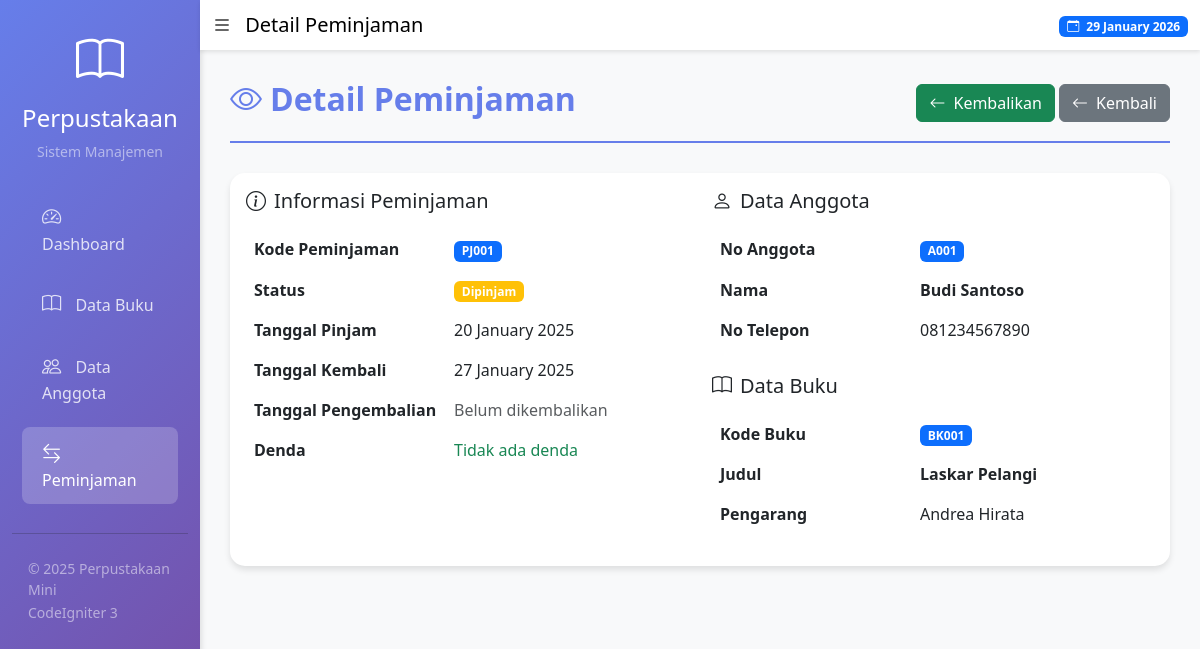
/peminjaman/detail/1, run on the app's committed database.
### tables this page shows
CREATE TABLE `peminjaman` (
  `id_peminjaman` int NOT NULL,
  `kode_peminjaman` varchar(20) NOT NULL,
  `id_anggota` int NOT NULL,
  `id_buku` int NOT NULL,
  `tanggal_pinjam` date NOT NULL,
  `tanggal_kembali` date NOT NULL,
  `tanggal_pengembalian` date DEFAULT NULL,
  `denda` decimal(10,2) DEFAULT '0.00',
  `status` enum('Dipinjam','Dikembalikan') DEFAULT 'Dipinjam',
  `created_at` timestamp NULL DEFAULT CURRENT_TIMESTAMP,
  `updated_at` timestamp NULL DEFAULT CURRENT_TIMESTAMP ON UPDATE CURRENT_TIMESTAMP
);

CREATE TABLE `anggota` (
  `id_anggota` int NOT NULL,
  `no_anggota` varchar(20) NOT NULL,
  `nama_anggota` varchar(100) NOT NULL,
  `jenis_kelamin` enum('L','P') NOT NULL,
  `alamat` text NOT NULL,
  `no_telp` varchar(15) NOT NULL,
  `email` varchar(100) DEFAULT NULL,
  `tanggal_daftar` date NOT NULL,
  `status` enum('Aktif','Tidak Aktif') DEFAULT 'Aktif',
  `created_at` timestamp NULL DEFAULT CURRENT_TIMESTAMP,
  `updated_at` timestamp NULL DEFAULT CURRENT_TIMESTAMP ON UPDATE CURRENT_TIMESTAMP
);

CREATE TABLE `buku` (
  `id_buku` int NOT NULL,
  `kode_buku` varchar(20) NOT NULL,
  `judul_buku` varchar(200) NOT NULL,
  `pengarang` varchar(100) NOT NULL,
  `penerbit` varchar(100) NOT NULL,
  `tahun_terbit` year NOT NULL,
  `jumlah_buku` int NOT NULL DEFAULT '0',
  `stok_tersedia` int NOT NULL DEFAULT '0',
  `created_at` timestamp NULL DEFAULT CURRENT_TIMESTAMP,
  `updated_at` timestamp NULL DEFAULT CURRENT_TIMESTAMP ON UPDATE CURRENT_TIMESTAMP
);

### application/controllers/Peminjaman.php (called while the page is built, shortened)
<?php
class Peminjaman extends CI_Controller {
    public function __construct()
    {
        $this->load->model('Peminjaman_model');
        $this->load->model('Buku_model');
        $this->load->model('Anggota_model');
    }
    public function detail($id)
    {
        $data['title'] = 'Detail Peminjaman';
        $data['peminjaman'] = $this->Peminjaman_model->get_by_id($id);
        $this->load->view('templates/header', $data);
        $this->load->view('peminjaman/detail', $data);
        $this->load->view('templates/footer');
    }
}

### index.php (called while the page is built, shortened)
<?php
require_once BASEPATH.'core/CodeIgniter.php';

### application/models/Peminjaman_model.php (called while the page is built, shortened)
<?php
class Peminjaman_model extends CI_Model {
    private $table = 'peminjaman';
    public function get_by_id($id)
    {
        $this->db->select('peminjaman.*, anggota.nama_anggota, anggota.no_anggota, anggota.no_telp, buku.judul_buku, buku.kode_buku, buku.pengarang');
        $this->db->from($this->table);
        $this->db->join('anggota', 'anggota.id_anggota = peminjaman.id_anggota');
        $this->db->join('buku', 'buku.id_buku = peminjaman.id_buku');
        $this->db->where('peminjaman.id_peminjaman', $id);
        return $this->db->get()->row();
    }
}

### application/views/peminjaman/detail.php (the view)
<div class="page-header">
    <div class="d-flex justify-content-between align-items-center">
        <div>
            <h2><i class="bi bi-eye me-2"></i><?= $title ?></h2>
        </div>
        <div>
            <?php if($peminjaman->status == 'Dipinjam'): ?>
            <a href="<?= base_url('peminjaman/pengembalian/'.$peminjaman->id_peminjaman) ?>" class="btn btn-success">
                <i class="bi bi-arrow-left me-2"></i>Kembalikan
            </a>
            <?php endif; ?>
            <a href="<?= base_url('peminjaman') ?>" class="btn btn-secondary">
                <i class="bi bi-arrow-left me-2"></i>Kembali
            </a>
        </div>
    </div>
</div>
<div class="card">
    <div class="card-body">
        <div class="row">
            <div class="col-md-6">
                <h5 class="mb-3"><i class="bi bi-info-circle me-2"></i>Informasi Peminjaman</h5>
                <table class="table table-borderless">
                    <tr>
                        <th width="200">Kode Peminjaman</th>
                        <td><span class="badge bg-primary"><?= $peminjaman->kode_peminjaman ?></span></td>
                    </tr>
                    <tr>
                        <th>Status</th>
                        <td>
                            <?php if($peminjaman->status == 'Dipinjam'): ?>
                                <span class="badge bg-warning">Dipinjam</span>
                            <?php else: ?>
                                <span class="badge bg-success">Dikembalikan</span>
                            <?php endif; ?>
                        </td>
                    </tr>
                    <tr>
                        <th>Tanggal Pinjam</th>
                        <td><?= date('d F Y', strtotime($peminjaman->tanggal_pinjam)) ?></td>
                    </tr>
                    <tr>
                        <th>Tanggal Kembali</th>
                        <td><?= date('d F Y', strtotime($peminjaman->tanggal_kembali)) ?></td>
                    </tr>
                    <tr>
                        <th>Tanggal Pengembalian</th>
                        <td>
                            <?php if($peminjaman->tanggal_pengembalian): ?>
                                <?= date('d F Y', strtotime($peminjaman->tanggal_pengembalian)) ?>
                            <?php else: ?>
                                <span class="text-muted">Belum dikembalikan</span>
                            <?php endif; ?>
                        </td>
                    </tr>
                    <tr>
                        <th>Denda</th>
                        <td>
                            <?php if($peminjaman->denda > 0): ?>
                                <span class="text-danger"><strong>Rp <?= number_format($peminjaman->denda, 0, ',', '.') ?></strong></span>
                            <?php else: ?>
                                <span class="text-success">Tidak ada denda</span>
                            <?php endif; ?>
                        </td>
                    </tr>
                </table>
            </div>
            <div class="col-md-6">
                <h5 class="mb-3"><i class="bi bi-person me-2"></i>Data Anggota</h5>
                <table class="table table-borderless">
                    <tr>
                        <th width="200">No Anggota</th>
                        <td><span class="badge bg-primary"><?= $peminjaman->no_anggota ?></span></td>
                    </tr>
                    <tr>
                        <th>Nama</th>
                        <td><strong><?= $peminjaman->nama_anggota ?></strong></td>
                    </tr>
                    <tr>
                        <th>No Telepon</th>
                        <td><?= $peminjaman->no_telp ?></td>
                    </tr>
                </table>
                <h5 class="mb-3 mt-4"><i class="bi bi-book me-2"></i>Data Buku</h5>
                <table class="table table-borderless">
                    <tr>
                        <th width="200">Kode Buku</th>
                        <td><span class="badge bg-primary"><?= $peminjaman->kode_buku ?></span></td>
                    </tr>
                    <tr>
                        <th>Judul</th>
                        <td><strong><?= $peminjaman->judul_buku ?></strong></td>
                    </tr>
                    <tr>
                        <th>Pengarang</th>
                        <td><?= $peminjaman->pengarang ?></td>
                    </tr>
                </table>
            </div>
        </div>
    </div>
</div>

### application/views/templates/header.php (style rules this page uses)
body { background-color: #f8f9fa; }
.card { border: none; border-radius: 15px; box-shadow: 0 4px 6px rgba(0,0,0,0.1); transition: transform 0.3s; }
.page-header { margin-bottom: 30px; padding-bottom: 15px; border-bottom: 2px solid #667eea; }
.page-header h2 { color: #667eea; font-weight: bold; }

### data on the page
peminjaman: kode_peminjaman "PJ001", tanggal_pinjam "20 January 2025", tanggal_kembali "27 January 2025", id_anggota.no_anggota "A001", id_anggota.nama_anggota "Budi Santoso", id_anggota.no_telp "081234567890", id_buku.kode_buku "BK001", id_buku.judul_buku "Laskar Pelangi", id_buku.pengarang "Andrea Hirata"

### other printed values
$title "Detail Peminjaman"
